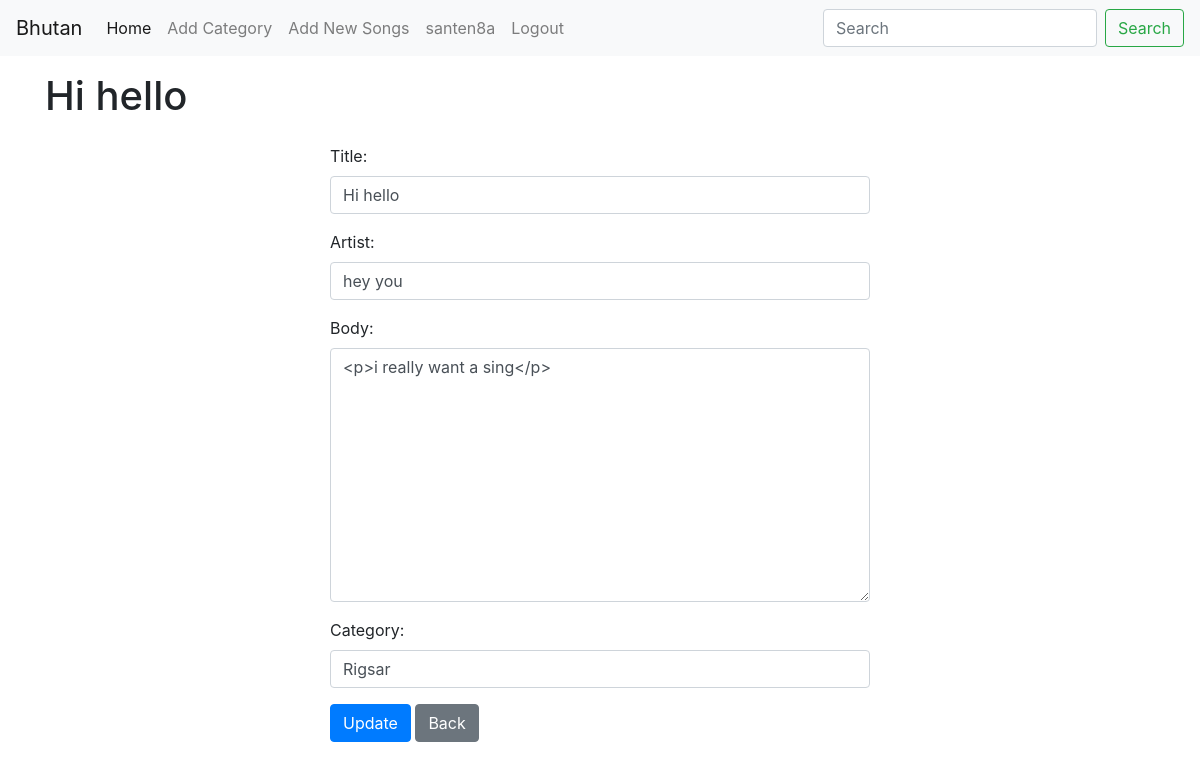
The page /song/update/7 (signed in) on the database its author committed.
### song/models.py (models this page shows, shortened)
class Post(models.Model):
    title = models.CharField(max_length=255)
    header_image = models.ImageField(null=True,blank=True,upload_to="images/")
    author = models.ForeignKey(User,on_delete=models.CASCADE)
    artist = models.CharField(max_length=255)
    body = RichTextField(blank=True,null=True)
    created_date = models.DateTimeField(auto_now_add=True)
    updated_date = models.DateTimeField(auto_now=True)
    category = models.CharField(max_length=255,default='general')

### song/views.py (the view, shortened to what this page needs)
# urls.py: path('song/update/<int:pk>', SongUpdateView.as_view(), name='update-song'),
class SongUpdateView(UpdateView):
    model = Post
    form_class = SongUpdateForm
    template_name = 'song/update_song.html'

### song/forms.py
class SongUpdateForm(forms.ModelForm):
    class Meta:
        model = Post
        fields = ('title','artist','body','category')
        widgets ={
            'title': forms.TextInput(attrs={'class':'form-control'}),
            'artist': forms.TextInput(attrs={'class':'form-control'}),
            'body': forms.Textarea(attrs={'class':'form-control'}),
            'category': forms.TextInput(attrs={'class':'form-control'}),
        }

### song/templates/song/update_song.html (shortened to what this page needs)
{% extends './base.html' %}
<h1 class="py-3">{{post.title}}</h1>
<div class="row">
    <div class="col-md-6 offset-md-3">
        <form method="POST">
            {{form.as_p}}
            <button class="btn btn-primary">Update</button>
            <a href="{% url 'home' %" class="btn btn-secondary">Back</a>
        </form>
    </div>
</div>

### song/templates/song/navbar.html (shortened to what this page needs)
<nav class="navbar navbar-expand-lg navbar-light bg-light">
  <a class="navbar-brand" href="{% url 'home' %}">Bhutan</a>
  <div class="collapse navbar-collapse" id="navbarTogglerDemo02">
    <ul class="navbar-nav mr-auto mt-2 mt-lg-0">
      <li class="nav-item active">
        <a class="nav-link" href="{% url 'home' %}">Home <span class="sr-only">(current)</span></a>
      </li>
      <li class="nav-item">
        <a class="nav-link" href="{% url 'create-category' %}">Add Category</a>
      </li>
      <li class="nav-item">
        <a class="nav-link" href="{% url 'create-song' %}">Add New Songs</a>
      </li>
      {% if user.is_authenticated %}
      <li class="nav-item">
        <a class="nav-link" href="{% url 'profile-edit' %}">{{user.username}}</a>
      </li>
      <li class="nav-item">
        <a class="nav-link" href="{% url 'logout' %}">Logout</a>
      </li>
      {% endif %}
    </ul>
    <form class="form-inline my-2 my-lg-0">
      <input class="form-control mr-sm-2" type="search" placeholder="Search">
      <button class="btn btn-outline-success my-2 my-sm-0" type="submit">Search</button>
    </form>
  </div>
</nav>

### rows shown on the page
Post: title "Hi hello", artist "hey you", body "<p>i really want a sing</p>", category "Rigsar"

### other values the page prints
{{ user.username }} "santen8a"
